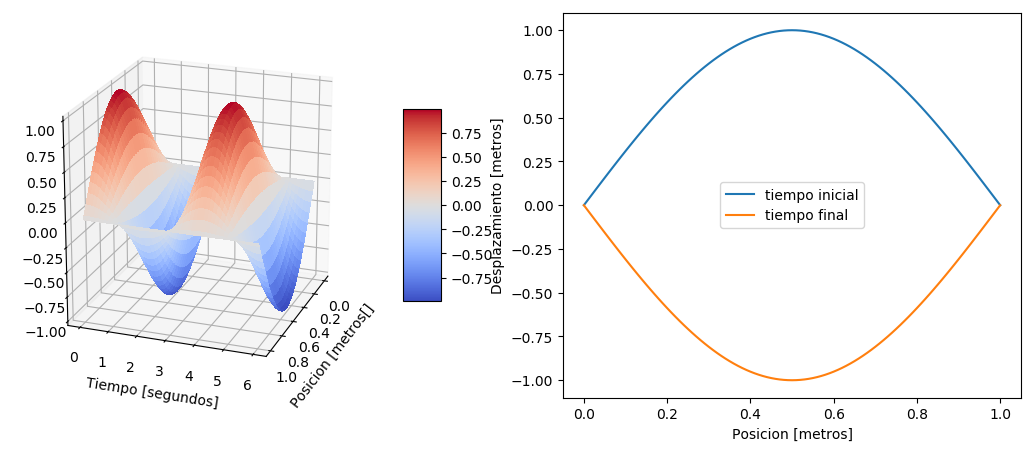

Recreate this plot in Python.
import numpy as np
import matplotlib.pyplot as plt
from mpl_toolkits.mplot3d import Axes3D
from matplotlib import cm


data = np.loadtxt("onda.dat")
print(np.shape(data))
x = np.linspace(0.0, 1.0, np.shape(data)[1])
t = np.linspace(0.0, 6.0, np.shape(data)[0])
X, T = np.meshgrid(x,t)

fig = plt.figure(figsize=(13,5))
ax = fig.add_subplot(121, projection="3d")
surf = ax.plot_surface(X, T, data, cmap=cm.coolwarm, linewidth=0, antialiased=False)
plt.xlabel("Posicion [metros[]")
plt.ylabel("Tiempo [segundos]")
ax.set_zlim3d(-1, 1)
ax.view_init(20, 20)
fig.colorbar(surf, shrink=0.5, aspect=5)

plt.subplot(1,2,2)
plt.plot(x, data[0,:], label="tiempo inicial")
plt.plot(x, data[-1,:], label="tiempo final")
plt.xlabel("Posicion [metros]")
plt.ylabel("Desplazamiento [metros]")
plt.legend()
plt.savefig("plot.png", bbox_inches="tight")
